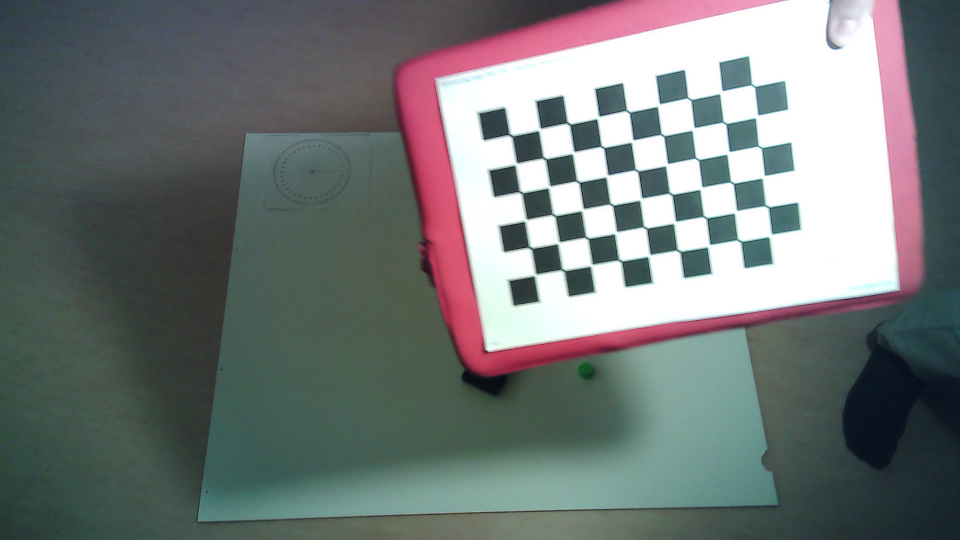
#> input picture MA1 - Thymio Garbage Collektor/VISION/camera_calibration/image_12.png, 1920 x 1080 px, given in place of the camera (shown at 1/2 size)
$ python vision.py
#> lines starting #> are read from the running program, lines starting #| are printed output that depends on the picture; after the words box and inside, x2 and y2 are one past the last pixel; in counts of white or black regions, pixels touching at a corner belong together
import numpy as np
import cv2
import matplotlib.pyplot as plt
import imutils
from matplotlib import colors

cv2.namedWindow('Frame', cv2.WINDOW_NORMAL)
cv2.namedWindow('Map Matrix', cv2.WINDOW_NORMAL)

"""
Masks used to color-segment objects on frame.
"""
goalMaskLower = np.array([0,57,165])
goalMaskUpper = np.array([34,123,255])
objectLower = np.array([58,66,131])
objectUpper = np.array([82,188,202])
forkLower = np.array([150,82,0])
forkUpper = np.array([255,255,255])
robotLeftlower = np.array([64,66,50])
robotLeftUpper = np.array([86,255,147])
robotRightLower = np.array([95,161,0])
robotRightUpper = np.array([148,255,255])

class MAP(object):
    """
    To handle the frames, the map and the objects located on the map.
    """

    def __init__(self, cam: int, show: bool):
        #FRAMES
#> called with cam = 1, show = True
        self.cap = cv2.VideoCapture(cam)
        self.cap.set(cv2.CAP_PROP_FPS, 25)
        self.warpPoints = [] #store 4 points for the homography
        self.transformMatrix = 0
        self.frame = 0 #current frame of camera
        self.warpped = 0 #truncated frame = output of getPerspectiveTransformation
        self.newCameraMtx = None
        self.mtx = np.load('camera_param_mtx.npy')#camera parameters: calculated
#> (reads MA1 - Thymio Garbage Collektor/VISION/camera_param_mtx.npy from the repository)
            #with camera_calibration script
        self.dist = np.load('camera_param_dist.npy')
#> (reads MA1 - Thymio Garbage Collektor/VISION/camera_param_dist.npy from the repository)
        self.frameShape = np.array([1080, 1920])

        #MAPPING
        self.mapWidth = 970 #use the same ratio as for the real map !!
        self.mapHeight = 770 #here 1 pixel = 1 mm on map
        self.mapResolution = 10 #warning : mapResolution should divide mapWidth and mapHeight
        self.mapRows = int(self.mapHeight/self.mapResolution)
        self.mapColumns = int(self.mapWidth/self.mapResolution)
        self.mapMatrix = np.zeros((self.mapRows, self.mapColumns), dtype = np.uint8)
        self.mapMatrixCompleted = False

        #PLOTTING
        self.fig, self.ax = self.create_empty_plot()
        self.cmap = colors.ListedColormap(['black', 'white'])

        #ROBOT
        self.goalPos = None
        self.exactGoal = None
        self.robotMatrixPos = None
        self.robotAngle = None
        self.robotGlobalPose = None #pos and angle packed together
        self.robotWidth = 170 #in image coordinates
        self.robotHeight = 72
        self.objectPos = None
        self.exactObject = None
        self.objectHeight = 5
        self.robotIsCatching = False


        #OTHER
        self.show = show
        self.error = False
        self.errorMessage = ''

    # [8 lines left out: function click_event, not called in this run]

    def initializeWarp(self):
        """
        Select the 4 points used for homography transform. With this selected 4
        points, get the transformation matrix.
        """
        print('Initializing Warp...')
        """ Uncomment this if you want to select the warpping points with the
        mouse ! May serve for debugging.
        while len(self.warpPoints) != 4:
            ret, self.frame = self.cap.read()
            if ret :
                for p in self.warpPoints:
                    cv2.circle(self.frame, (p[0], p[1]), 4, (0, 0, 255), -1)
                cv2.imshow('Frame',self.frame)
                cv2.setMouseCallback('Frame', self.click_event)
                if cv2.waitKey(1) & 0xFF == ord('q'):
                    break
        pts1 = np.float32(self.warpPoints)
        """
        pts1 = [[561,266],[1418,215],[1577,896],[510,982]] #hardcode points because camera is not moving
        pts1 = np.float32(pts1)
        pts2 = np.float32([[0, 0], [self.mapWidth, 0], [self.mapWidth, self.mapHeight], [0, self.mapHeight]])
        self.transformMatrix = cv2.getPerspectiveTransform(pts1, pts2)

        h = self.frameShape[0]
        w = self.frameShape[1]
        self.newCameraMtx, _ = cv2.getOptimalNewCameraMatrix(self.mtx,self.dist,(w,h),1,(w,h))

    def warpFrame(self):
        """
        Applies homography transform on current frame. Also reset error flag and
        message since we are dealing with a new frame.
        """
        self.frame = cv2.undistort(self.frame, self.mtx, self.dist, None, self.newCameraMtx)
        self.warpped = cv2.warpPerspective(self.frame, self.transformMatrix, (self.mapWidth, self.mapHeight))
        self.error = False
        self.errorMessage = ''

    # [9 lines left out: function drawGrid, not called in this run]

    def correctPerspective(self, pos1, pos2, height):
        """
        Given a x and y positions, correct the perspective seen at the camera
        location. The correction is stronger if the object is higher, as the
        perspective would be stronger.

        Args:
             pos1               : position of the object we want to localize
             pos2               : position of the object we want to localize
             height             : height of the object we want to localize

        Returns:
            pos1                : corrected pos1
            pos2                : corrected pos2

        """
        pos1 += 42/839*(502.48 - pos1)*height/self.robotHeight #divide by robot height because we calculated the correction with the robot.
        pos2 += 43/683*(829.3 - pos2)*height/self.robotHeight
        return pos1, pos2

    def extractMeanPos(self, mask, type, height=0): #returns the centroid of the given mask in matrix or image coordinate
        """
        Computes the projected (=reduce perspective) centroid of the given mask.

        Args:
             mask (binary image): white pixel reprensents an object
             type (string)      : specifies if the centroid should be calculated
                                  in matrix or image coordinates
             height             : height of the object we want to localize

        Returns:
            Flag (bool)         : if the position computation was successful
            Position (np.array) : the calculated position
         """

        coordinates = np.where(mask == [255])
        if len(coordinates[0]) != 0 and len(coordinates[1]) != 0:
            meanX = np.mean(coordinates[0])
            meanY = np.mean(coordinates[1])
            meanY, meanX = self.correctPerspective(meanY, meanX, height)
            if type == 'matrix':
                meanX = int(meanX/self.mapResolution)
                meanY = int(meanY/self.mapResolution)
            return True, np.array([meanX, meanY])
        else:
            print('ERROR : did not find the mean !')
            return False, None

    def extractObstacles(self):
        """
        From current warpped frame, applies thresholding, extract black regions
        as obstacles and grows them with the robot dimension. Use those obstacles
        to construct the matrix representing the map.
        """
        gray = cv2.cvtColor(self.warpped, cv2.COLOR_BGR2GRAY)
        ret, thresholded = cv2.threshold(gray,60,255,cv2.THRESH_BINARY) #maybe change to adaptative

        kernel = np.ones((15,15),np.uint8) #to remove NOISE !
        mask = cv2.bitwise_not(thresholded, mask=None)
        mask = cv2.morphologyEx(mask, cv2.MORPH_OPEN, kernel)

        kernel = np.ones((self.robotWidth,self.robotWidth),np.uint8)
        dilated = cv2.dilate(mask, kernel, 1) #grow the obstacles by the kernel size
        res = cv2.bitwise_xor(dilated, mask, mask=None)
        #cv2.imshow('diff', res)
        self.warpped[np.where(res == [255])] = (255,255,0)
        output = cv2.bitwise_or(dilated, mask, mask=None)
        output = cv2.bitwise_not(output, mask=None)

        for k in range(self.mapRows):
            for j in range(self.mapColumns):
                temp = output[k * self.mapResolution:(k+1)*self.mapResolution, j * self.mapResolution:(j+1)*self.mapResolution] #scice over resolution's square
                if (np.mean(temp) > 127):
                    self.mapMatrix[k][j] = 255 #turns the cell white = it is free!
                else :
                    self.mapMatrix[k][j] = 0

        self.mapMatrixCompleted = True

        if self.show:
            cv2.imshow('thresholded from extractObstacles', thresholded)
            cv2.imshow('Thresoldbinary after morphologyEx', mask)
            cv2.imshow('Map Matrix', self.mapMatrix)
            cv2.imshow('output', output)

    def extractRobotPose(self):
        """
        Compute the centroids of the 2 lego colored plates on the robot. Use them
        to compute the robot mean position as well as its orientation in radians.
        """

        img_hsv = cv2.cvtColor(self.warpped, cv2.COLOR_BGR2HSV)
        kernel = np.ones((5,5),np.uint8)

        rightMask = self.maskAndReplace(robotRightLower, robotRightUpper, img_hsv, kernel)
        foundRight, meanRight = self.extractMeanPos(rightMask, 'image', self.robotHeight)
        if not foundRight:
            self.error = True
            self.errorMessage += 'RIGHT_MEAN '

        leftMask = self.maskAndReplace(robotLeftlower, robotLeftUpper, img_hsv, kernel)
        foundLeft, meanLeft = self.extractMeanPos(leftMask, 'image', self.robotHeight)
        if not foundLeft:
            self.error = True
            self.errorMessage += 'LEFT_MEAN '

        if foundRight and foundLeft:
            meanPos = (meanRight + meanLeft)/2 #in image coordinates
            self.robotGlobalPos = meanPos

            meanPos = meanPos / self.mapResolution
            self.robotMatrixPos = meanPos.astype(int) #in matrix coordinates => useful for A_STAR

            self.robotAngle = -(np.arctan2(meanRight[1] - meanLeft[1], meanRight[0] - meanLeft[0]))
            self.robotGlobalPose = np.hstack((self.robotGlobalPos[1], self.robotGlobalPos[0], self.robotAngle))

        if self.show:
            cv2.imshow('right mask', rightMask)
            cv2.imshow('left mask', leftMask)

    def extractGoal(self):
        """
        From current warpped frame, extract goal in matrix and image coordinates.
        """
        img_hsv = cv2.cvtColor(self.warpped, cv2.COLOR_BGR2HSV)
        kernel = np.ones((5,5),np.uint8)

        goalMask = self.maskAndReplace(goalMaskLower, goalMaskUpper, img_hsv, kernel)
        found, goalPos = self.extractMeanPos(goalMask, 'matrix')
        f1, temp = self.extractMeanPos(goalMask, 'image')
        if not found:
            self.error = True
            self.errorMessage += 'GOAL '

        self.goalPos = goalPos

        if f1:
            self.exactGoal = [int(round(i)) for i in temp]

        if self.show:
            cv2.imshow('Goal', goalMask)

    def extractObject(self):
        """
        From current warpped frame, extract object in matrix and image coordinates.
        """

        img_hsv = cv2.cvtColor(self.warpped, cv2.COLOR_BGR2HSV)
        kernel = np.ones((5,5),np.uint8)

        objectMask = self.maskAndReplace(objectLower, objectUpper, img_hsv, kernel)
        found, objectPos = self.extractMeanPos(objectMask, 'matrix', self.objectHeight)
        f1, temp = self.extractMeanPos(objectMask, 'image')
        if not found:
            self.error = True
            self.errorMessage += 'OBJECT '

        self.objectPos = objectPos
        if f1:
            self.exactObject = [int(round(i)) for i in temp]
        if self.show:
            cv2.imshow('object', objectMask)

    def maskAndReplace(self, maskLower, maskUpper, img_hsv, kernel):
        """
        Applies masking on the image and some morphological operations. Then replaces
        the current warpped frame pixels located as in mask and replace them with
        white such that they won't be recognized as obstacles.

        Args:
             maskLower (np.array)   : lower bound of mask (used in cv2.inRange)
             maskUpper (np.array)   : upper bound of mask (used in cv2.inRange)
             img_hsv   (cv2.HSV)    : image in HSV domain
             kernel    (np.array)   : kernel to apply in morphological operations

        Returns:
            mask (binary image)     : the mask resulting from the masking operation.
        """

        mask = cv2.inRange(img_hsv, maskLower, maskUpper) # TODO some morphological operations to remove noise
        mask = cv2.morphologyEx(mask, cv2.MORPH_OPEN, kernel)
        mask = cv2.dilate(mask,kernel,iterations = 2)
        self.warpped[np.where(mask == [255])] = 255
        return mask

    def verifyCatch(self):
        """
        From current object position and fork position, veirfies if the object
        is in the fork.
        """

        #print('Verifying Catch...')
        img_hsv = cv2.cvtColor(self.warpped, cv2.COLOR_BGR2HSV)
        kernel = np.ones((5,5),np.uint8)

        #extract FORK
        forkMask = self.maskAndReplace(forkLower, forkUpper, img_hsv, kernel)
        found, forkMeanPos = self.extractMeanPos(forkMask, 'image')
        if not found:
            #self.error = True
            self.errorMessage += 'FORK '
        else:
            radius = 15
            if self.objectPos is not None:
                if np.linalg.norm(self.objectPos*self.mapResolution - forkMeanPos) < radius:
                    self.robotIsCatching = True
                else:
                    self.robotIsCatching = False

            center = (int(forkMeanPos[1]), int(forkMeanPos[0]))
            cv2.circle(self.warpped, center, radius, (0, 0, 255), 1)

    def create_empty_plot(self):
        """
        Set parameters for plotting the results : ticks, limit of axis, ...
        This method is useful for debugging.
        """
        print('Create Empty Plot...')
        fig, ax = plt.subplots(figsize=(7,7))
        major_ticks_Width = np.arange(0, self.mapWidth+1, 5)
        minor_ticks_Width = np.arange(0, self.mapWidth+1, 1)
        major_ticks_Height = np.arange(0, self.mapHeight+1, 5)
        minor_ticks_Height = np.arange(0, self.mapHeight+1, 1)
        ax.grid(which='minor', alpha=0.2)
        ax.grid(which='major', alpha=0.5)
        ax.set_ylim([self.mapRows, -1])
        ax.set_xlim([-1,self.mapColumns])
        ax.grid(True)
        return fig, ax

    # [7 lines left out: function display, not called in this run]


class FINDPATH(object):
    """This class aims at handling A* algorithm : apply it to find a path in an
    occupancy grid, optimize this path and plot it."""

    # [254 lines left out: functions __init__, get_movements_8n, A_Star, RobotIsFarFromPath, getCoordsAndH, optimizePath and 3 more, not called in this run]


"""
Main function : useful when debugging. Not used directly in the main script.

"""

if __name__ == '__main__':
    myMap = MAP(cam = 1, show = True) #open camera nb 1
    myMap.initializeWarp()
    while True:
        print('\n')
        ret, myMap.frame = myMap.cap.read()
#> myMap.frame is the input picture: shape (1080, 1920, 3); mean B, G, R 119.5, 120.2, 114.2
        if ret :
            myMap.warpFrame()
            out = myMap.warpped.copy()
            myMap.extractObject()
#> in maskAndReplace, `mask = cv2.inRange(img_hsv, maskLower, maskUpper)`:
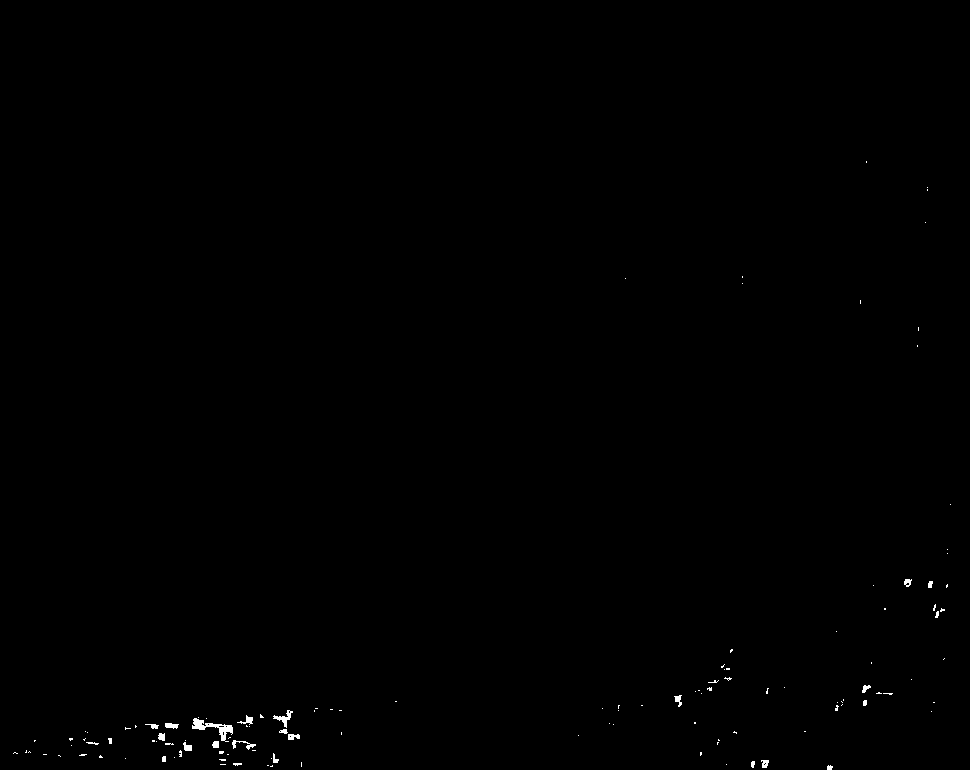
#> mask: shape (770, 970); 0.23% white; 125 white regions (100 under 20 px), largest, box (x1, y1, x2, y2) and area: (192, 718, 233, 742) 316, (273, 710, 293, 728) 115, (232, 740, 256, 750) 78
#> in maskAndReplace, `self.warpped[np.where(mask == [255])] = 255`:
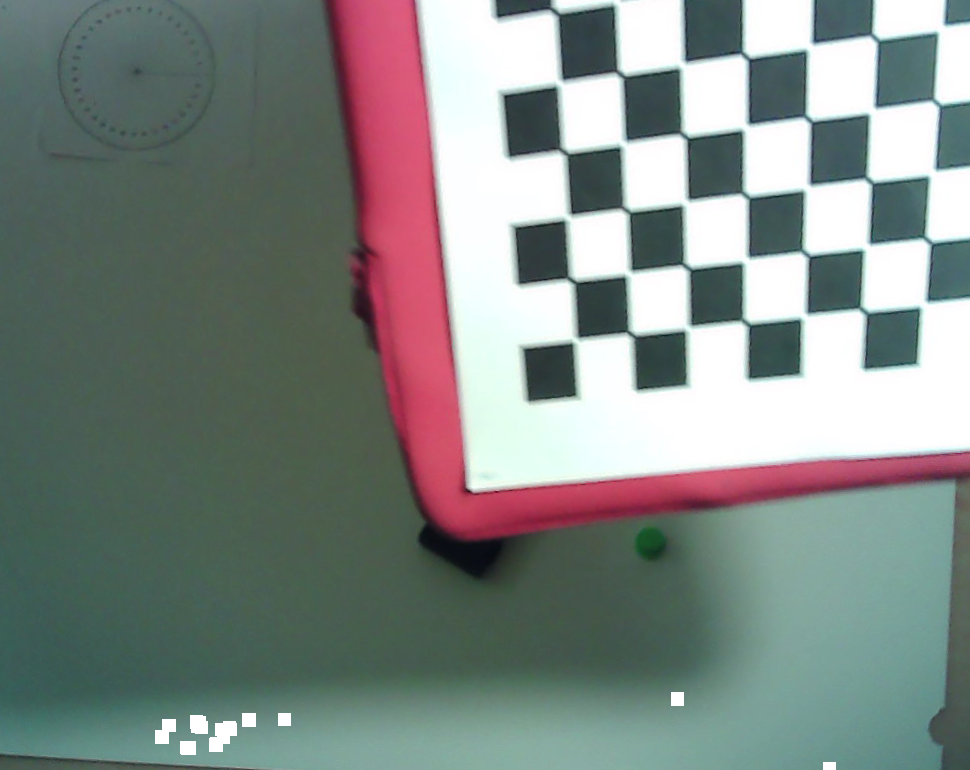
#> self.warpped: shape (770, 970, 3); mean B, G, R 132.1, 136.1, 127.8
#> in extractMeanPos, `coordinates = np.where(mask == [255])`: coordinates = 2139 positions, rows 692 to 769, columns 155 to 835
#> in extractMeanPos, `meanX = np.mean(coordinates[0])`: meanX = 729.7
#> in extractMeanPos, `meanY = np.mean(coordinates[1])`: meanY = 280.7
#> in correctPerspective, `pos1 += 42/839*(502.48 - pos1)*height/self.robotHeight`: pos1 = 281.5
#> in correctPerspective, `pos2 += 43/683*(829.3 - pos2)*height/self.robotHeight`: pos2 = 730.2
#> in extractMeanPos, `meanY, meanX = self.correctPerspective(meanY, meanX, height)`: meanY = 281.5; meanX = 730.2
#> in extractMeanPos, `meanX = int(meanX/self.mapResolution)`: meanX = 73
#> in extractMeanPos, `meanY = int(meanY/self.mapResolution)`: meanY = 28
#> in extractObject, `found, objectPos = self.extractMeanPos(objectMask, 'matrix', self.obje..`: found = True; objectPos = [73, 28]
#> in extractObject, `f1, temp = self.extractMeanPos(objectMask, 'image')`: f1 = True; temp = [729.7, 280.7]
#> in extractObject, `self.objectPos = objectPos`: self.objectPos = [73, 28]
#> in extractObject, `self.exactObject = [int(round(i)) for i in temp]`: self.exactObject = [730, 281]
            myMap.extractGoal()
#> in extractGoal, `found, goalPos = self.extractMeanPos(goalMask, 'matrix')`: found = False
            myMap.extractRobotPose()
#> in maskAndReplace (call 4), `self.warpped[np.where(mask == [255])] = 255`:
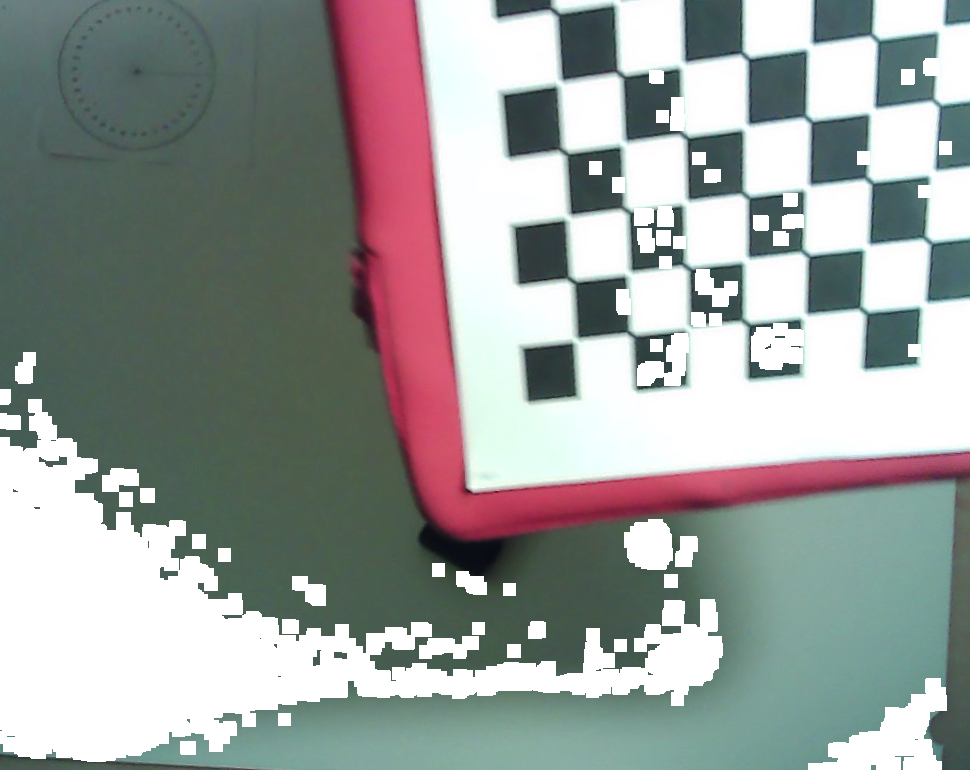
#> self.warpped: shape (770, 970, 3); 14.42% of pixels changed, all inside (x1, y1, x2, y2) = (0, 58, 952, 770)
#> in extractRobotPose, `foundLeft, meanLeft = self.extractMeanPos(leftMask, 'image', self.robo..`: foundLeft = True; meanLeft = [608.1, 322.5]
            myMap.extractObstacles()
#> after the loop in extractObstacles, `for k in range(self.mapRows):`:
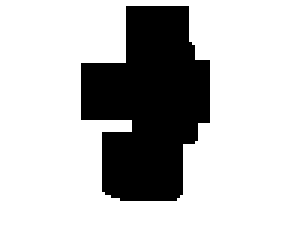
#> self.mapMatrix: shape (77, 97) (shown 3 times larger); 73.9% white; 1 black region, box (x1, y1, x2, y2) and area: (27, 2, 70, 67) 1953
            myMap.verifyCatch()
#> in maskAndReplace (call 5), `self.warpped[np.where(mask == [255])] = 255`:
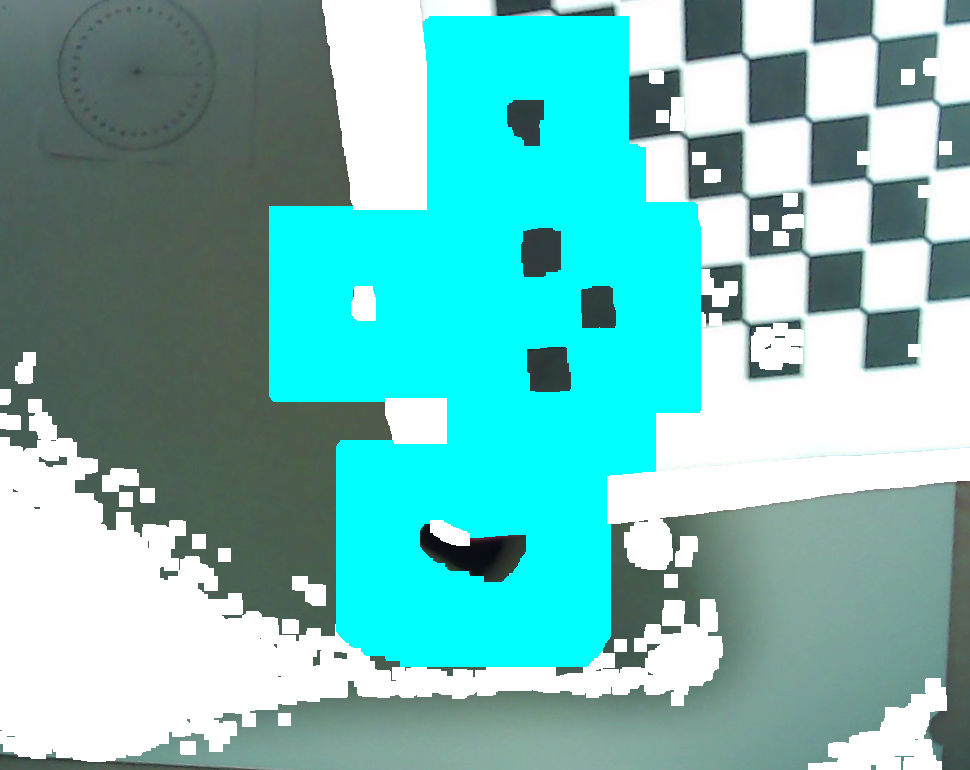
#> self.warpped: shape (770, 970, 3); mean B, G, R 187.2, 190.5, 117.2
#> in verifyCatch, `found, forkMeanPos = self.extractMeanPos(forkMask, 'image')`: found = True; forkMeanPos = [286, 539.6]
#> in verifyCatch, `center = (int(forkMeanPos[1]), int(forkMeanPos[0]))`: center = (539, 285)
            #myMap.drawGrid()

            cv2.imshow('Output', myMap.warpped)

            cv2.line(myMap.frame, (100,410), (500,296), (255,0,0), 1)

            cv2.imshow('Frame', myMap.frame)
            #myMap.display()
            if cv2.waitKey(1) & 0xFF == ord('q'):
#> (key q is pressed here)
                break


#> (the run stopped early here; a loop or call above may not have finished)
